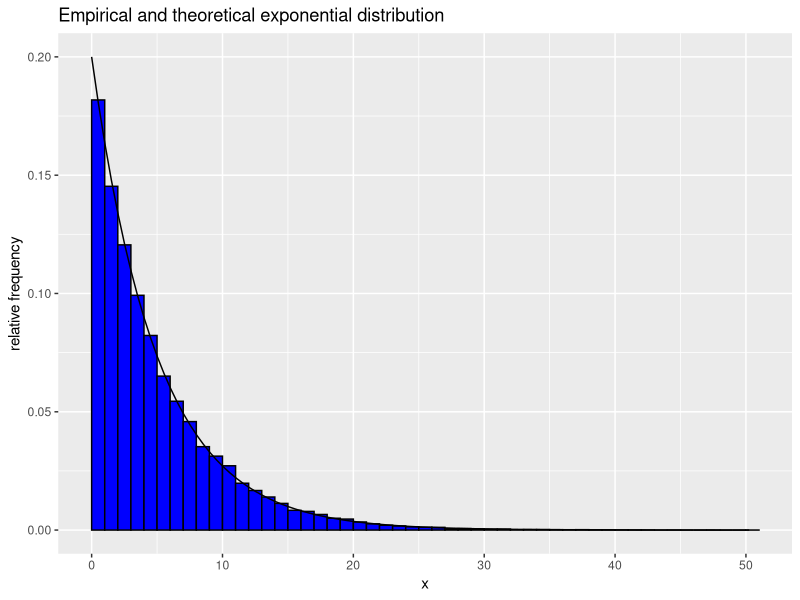

This figure's R source:
## ---- chunk 1
knitr::opts_chunk$set(echo = TRUE)
## ---- chunk 2
sampleSize = 40
numSamples = 1000
parLambda = 0.2
## ---- chunk 3
set.seed(9876)
samples <- rexp(sampleSize * numSamples, rate = parLambda)
library(ggplot2)
g <- ggplot(data = data.frame(x = samples), mapping = aes(x = x)) + 
    geom_histogram(aes(y = (..count..) / sum(..count..)), 
                   binwidth = 1, boundary = 0, color = "black", fill = "blue") +
    labs(title = "Empirical and theoretical exponential distribution", y = "relative frequency") +
    stat_function(fun = dexp, args = list(rate = parLambda))
g
## ---- chunk 4
samples <- matrix(samples, nrow = numSamples, ncol = sampleSize, byrow = TRUE)
means <- apply(samples, 1, mean)
## ---- chunk 5
theoreticalMean <- 1.0 / parLambda
theoreticalMean
## ---- chunk 6
sampleMean <- mean(means)
sampleMean
## ---- chunk 7
expVar <- 1.0 / (parLambda ^ 2)
expVar
## ---- chunk 8
theoreticalVar <- expVar / sampleSize
theoreticalVar
## ---- chunk 9
sampleVar <- var(means)
sampleVar
